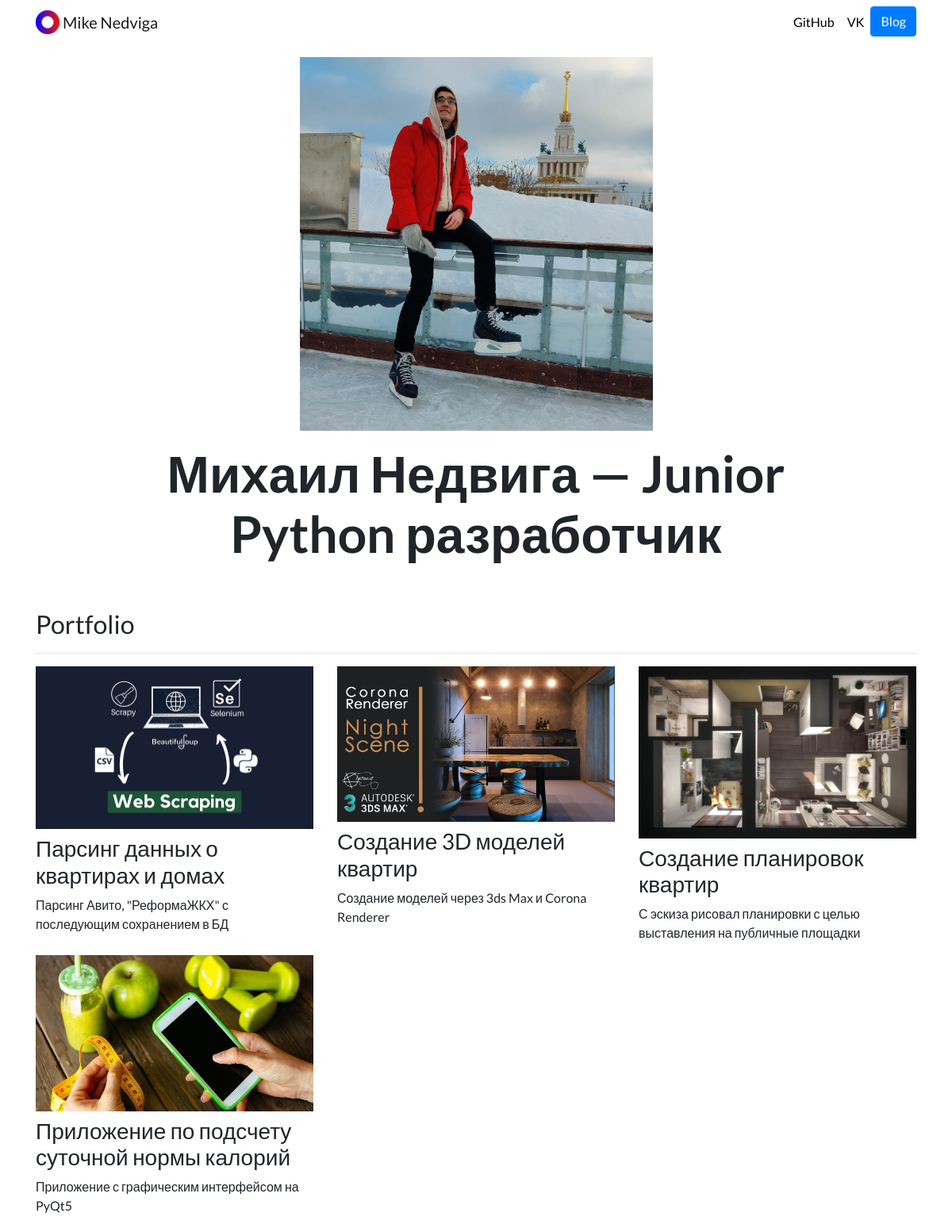
The page / on the database its author committed.
### portfolio/models.py (models this page shows, shortened)
class Project(models.Model):
    title = models.CharField(max_length=100)
    description = models.CharField(max_length=250)
    image = models.ImageField(upload_to='portfolio/images/')
    content = models.TextField(default='< Описания пока нет, но в скором времени появится >')
    url = models.URLField(blank=True)

### portfolio/views.py (the view)
# urls.py: 2. Add a URL to urlpatterns:  path('', views.home, name='home')
def home(request):
    projects = Project.objects.all()
    return render(request, 'portfolio/home.html', {'projects': projects})

### portfolio/templates/portfolio/home.html
{% extends "portfolio/base.html" %}
{% load static %}
{% block content %}
<div class="row justify-content-center my-3">
  <div class="col-5">
    <img src="{% static 'portfolio/Mike_on_ice.jpg' %}" class="img-fluid">
  </div>
</div>
<div class="row justify-content-center mb-3">
  <div class="col-md-9 text-center">
    <h1 id="hometext" class="font-weight-bold">Михаил Недвига — Junior Python разработчик</h1>
  </div>
</div>
<h2 class="mt-5">Portfolio</h2>
<hr>
<div class="row">
  {% for project in projects %}
  <div class="col-lg-4 col-md-6">
    <a href="{% url 'detail' project.id %}">
        <img src="{{ project.image.url }}" class="img-fluid mb-2">
    </a>
    <h3>{{ project.title }}</h3>
    <p>{{ project.description }}</p>
  </div>
  {% endfor %}
</div>
{% endblock %}

### portfolio/static/portfolio/custom.css (style rules this page uses)
body { font-family: 'Lato', sans-serif; }
@media (min-width: 992px) { #hometext { font-size: 4rem; } }

### rows shown on the page
Project: image (picture), title "Парсинг данных о квартирах и домах", description "Парсинг Авито, \"РеформаЖКХ\" с последующим сохранением в БД"
Project: image (placeholder picture), title "Создание 3D моделей квартир", description "Создание моделей через 3ds Max и Corona Renderer"
Project: image (picture), title "Создание планировок квартир", description "С эскиза рисовал планировки с целью выставления на публичные площадки"
Project: image (picture), title "Приложение по подсчету суточной нормы калорий", description "Приложение с графическим интерфейсом на PyQt5"
